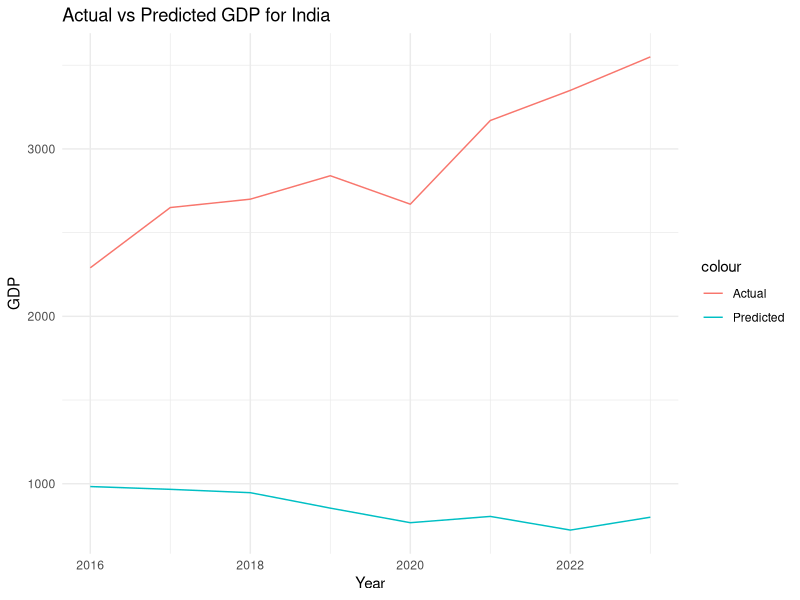
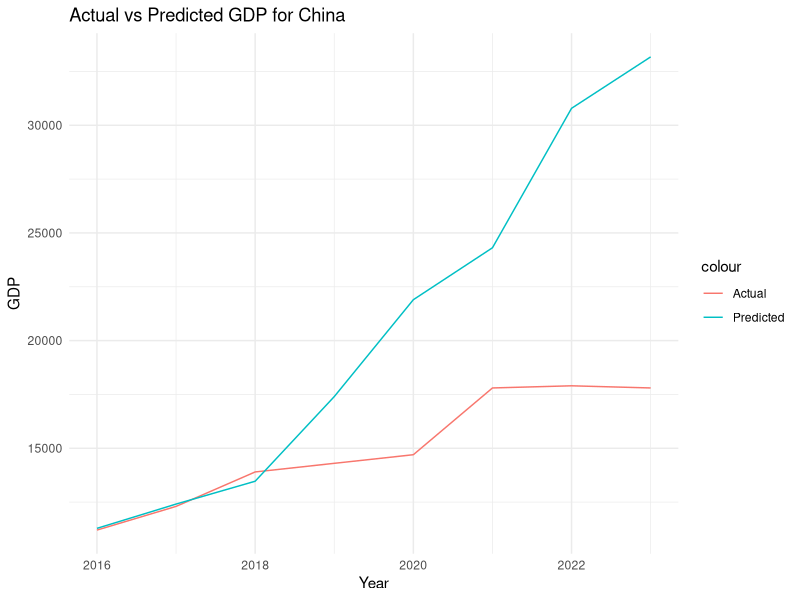
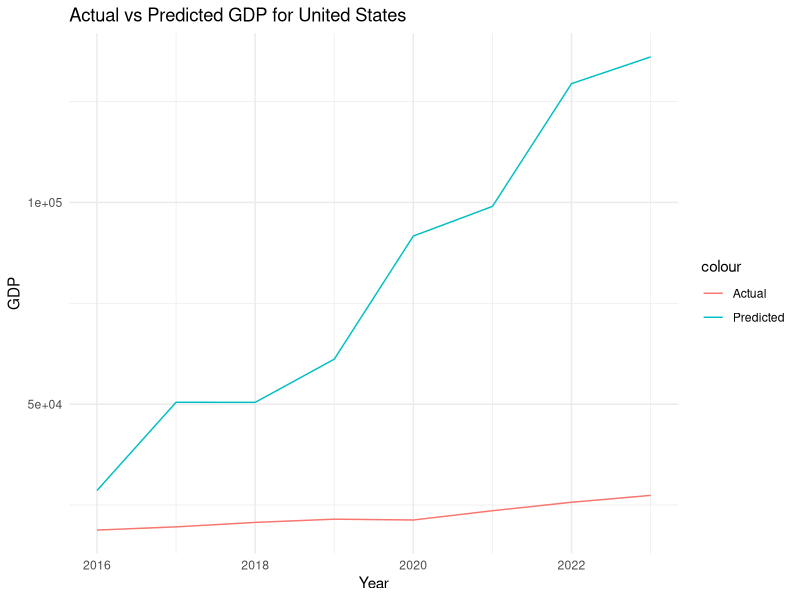
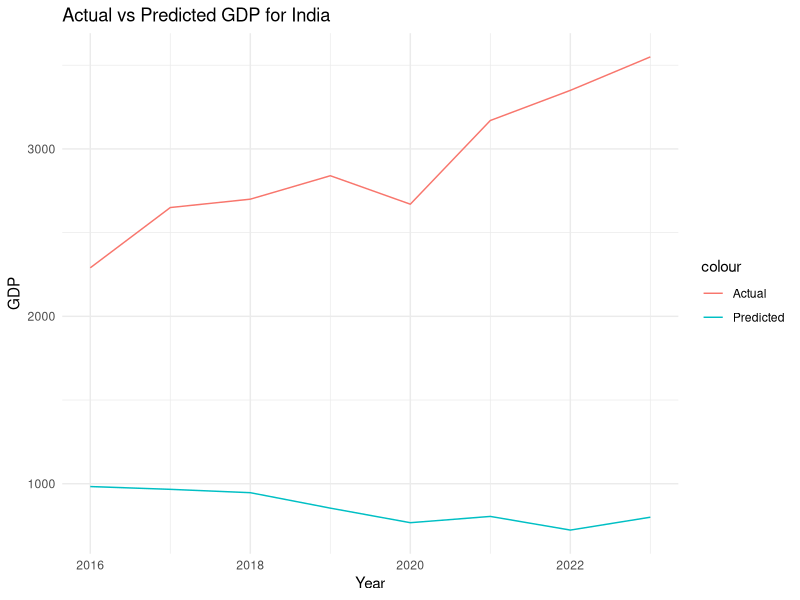
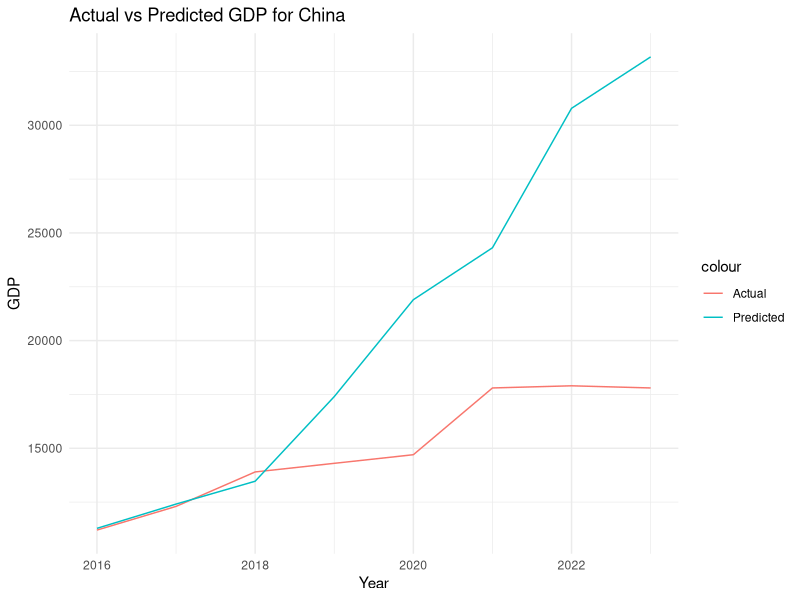
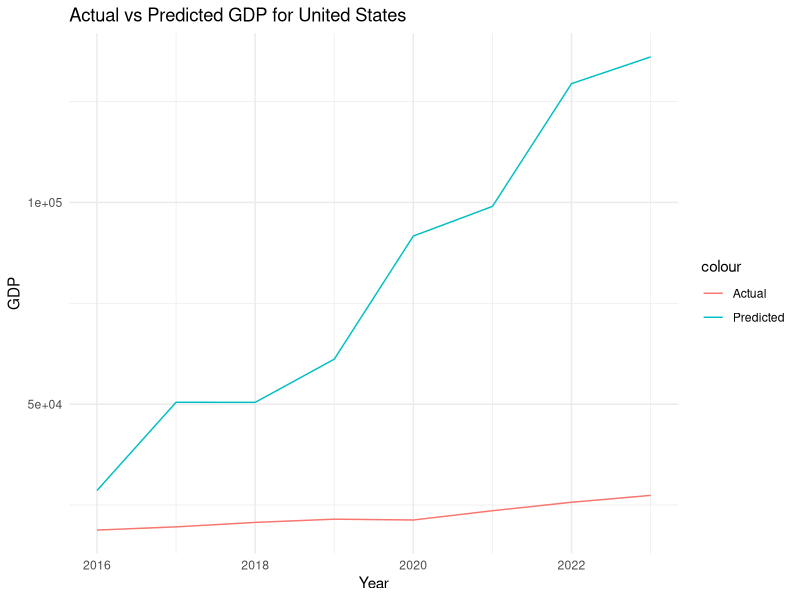

R code for these plots, in order:
# Load necessary libraries
library(dplyr)
library(caret)
library(ggplot2)  # For visualization

# Load your data
data <- read.csv("master_data_with_gdp.csv")  # Replace with your actual file

# Function to train and test polynomial regression for each country
train_test_model <- function(country_data, country_name, degree = 2) {
  set.seed(123)  # Set seed for reproducibility
  
  # Define the proportion for the training set
  train_proportion <- 0.8
  
  # Calculate the number of observations for the training set
  train_size <- floor(train_proportion * nrow(country_data))
  
  # Select the training indexes sequentially
  train_index <- 1:train_size
  
  # Split the data into training and testing sets using the sequential indexes
  train_data <- country_data[train_index, ]
  test_data <- country_data[-train_index, ]
  
  # Create formula for polynomial regression
  formula <- as.formula(paste("GDP ~ 
                               poly(Renew_Elec_Pct, ", degree, ", raw=TRUE)", sep=""))
  
  # Train the polynomial regression model
  model <- lm(formula, data = train_data)
  
  # Predict on the test set
  predictions <- predict(model, newdata = test_data)
  
  # Calculate performance metrics
  actual <- test_data$GDP
  mse <- mean((predictions - actual) ^ 2)
  rmse <- sqrt(mse)
  r_squared <- summary(model)$r.squared
  
  # Create a dataframe for visualization
  vis_data <- data.frame(
    Year = test_data$Year,
    Actual = actual,
    Predicted = predictions
  )
  
  # Plot the actual vs. predicted values
  plot <- ggplot(vis_data, aes(x = Year)) +
    geom_line(aes(y = Actual, color = "Actual")) +
    geom_line(aes(y = Predicted, color = "Predicted")) +
    labs(title = paste("Actual vs Predicted GDP for", country_name),
         x = "Year",
         y = "GDP") +
    theme_minimal()
  
  # Return model, performance metrics, and plot
  list(
    model = model,
    predictions = predictions,
    actual = actual,
    mse = mse,
    rmse = rmse,
    r_squared = r_squared,
    plot = plot
  )
}

# Get a list of countries
countries <- unique(data$Entity)
countries <- c("India", "China", "United States")

# Initialize a list to store results
results <- list()

# Loop through each country and train/test the model
for (country in countries) {
  cat("Processing country:", country, "\n")
  country_data <- data %>% filter(Entity == country)
  
  # Train and test the model
  result <- train_test_model(country_data, country, degree = 2)
  
  # Store the results
  results[[country]] <- result
  
  # Print the plot for visual inspection
  print(result$plot)
}

# Display the results
results
